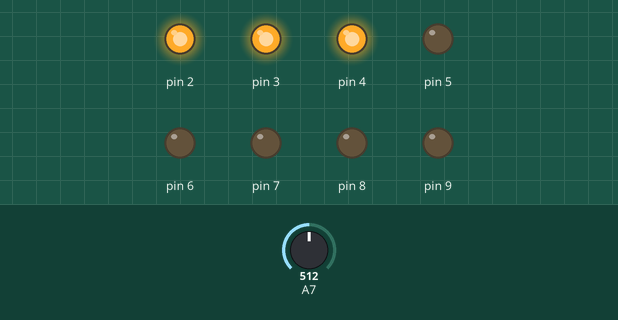
Bench run of a sketch on a simulated Arduino Nano, built with avr-gcc and run on an emulated ATmega328P. Parts: output pins drawn as LEDs (lit = HIGH). The test bench sets the inputs (shaded band); at power-on: A7 = 512.

Above: at 1.2 s.
1.3 s: A7 set to 562
2.8 s: A7 set to 580
At 3.9 s:
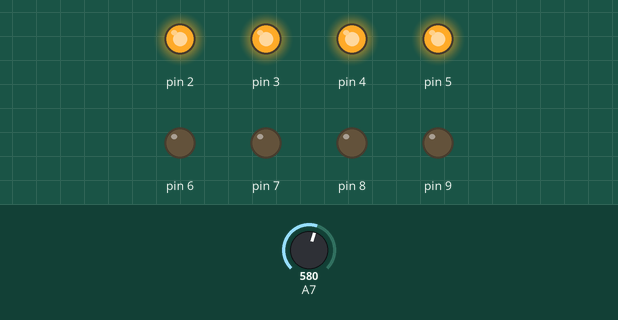
4.3 s: A7 set to 670
5.8 s: A7 set to 692
At 6.2 s:
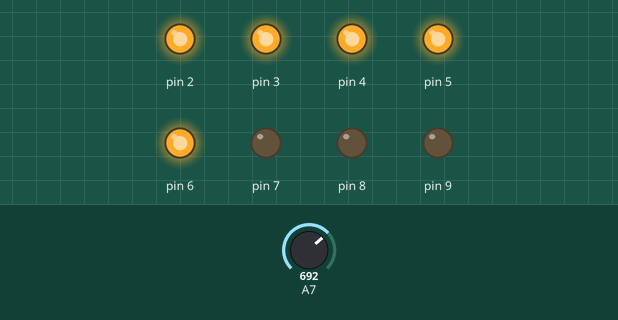
7.3 s: A7 set to 788
8.8 s: A7 set to 803
At 9.7 s:
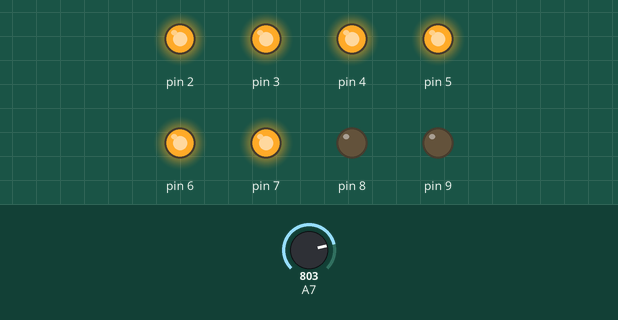
Timing chart, 0 to 11.3 s (numbered marks = the images above; inputs shaded):
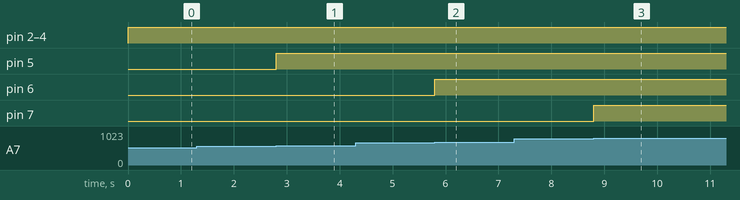

Measured:
- the behaviour switches between 568 and 569 on A7 (found by bisection; images 0 and 1)
- the behaviour switches between 681 and 682 on A7 (found by bisection; images 1 and 2)
- the behaviour switches between 795 and 796 on A7 (found by bisection; images 2 and 3)
- after the input at 1.3 s, every drawn part: stays the same
- after the input at 2.8 s, pin 5: LOW → HIGH at once
- after the input at 4.3 s, every drawn part: stays the same
- after the input at 5.8 s, pin 6: LOW → HIGH at once
- after the input at 7.3 s, every drawn part: stays the same
- after the input at 8.8 s, pin 7: LOW → HIGH at once

The sketch:

hw2-1.ino
```cpp
void setup() {
  pinMode(2, OUTPUT);
  pinMode(3, OUTPUT);
  pinMode(4, OUTPUT);
  pinMode(5, OUTPUT);
  pinMode(6, OUTPUT);
  pinMode(7, OUTPUT);
  pinMode(8, OUTPUT);
  pinMode(9, OUTPUT);
}

void loop() {

  int val = analogRead(A7);
  val = map(val, 0, 1023, 0, 9);
  for (int i = 2; i <= 9; i++ ) {
    if (val >= i) {
      digitalWrite(i, HIGH);
    } else {
      digitalWrite(i, LOW);
    }
  }

}
```
